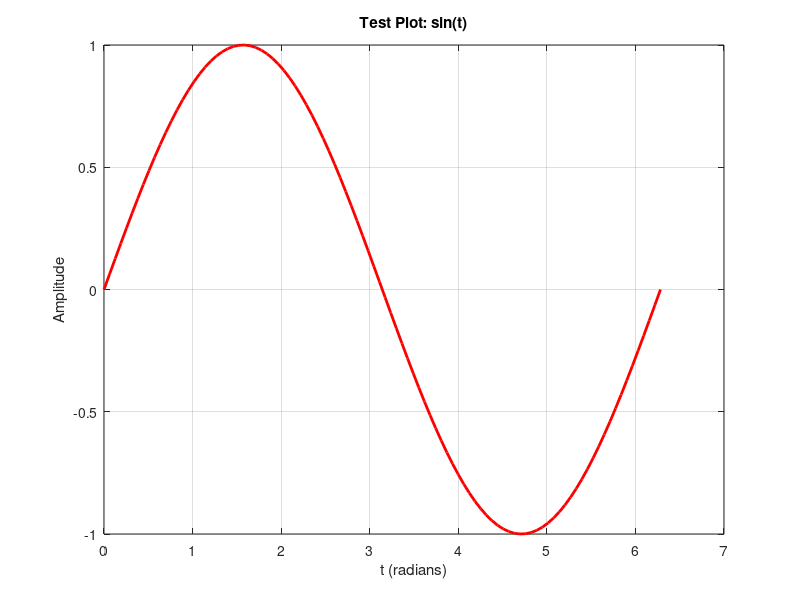

The MATLAB script that drew this image:
% 1. Linear Algebra Verification (Ax = b)
A = [2, 1; 1, 3];
b = [8; 13];
x = A \ b;

disp('--- Numerical Computation Test ---');
disp('Solution to Ax = b (should be [2.2; 3.6]):');
disp(x);

% 2. 2D Plotting Verification
t = linspace(0, 2*pi, 100);
y = sin(t);

figure('Name', 'Octave/MATLAB Test Figure');
plot(t, y, '-r', 'LineWidth', 2);
grid on;
title('Test Plot: sin(t)');
xlabel('t (radians)');
ylabel('Amplitude');

disp('Plot window generated successfully.');
